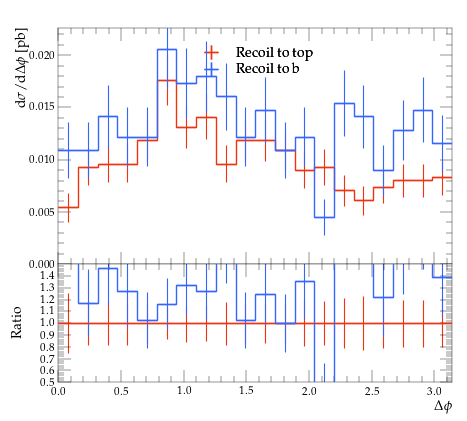

This figure's Python source:
#! /usr/bin/env python

# This Python script was auto-generated using YODA v2.0.2.
# Analysis object: /MC_TTBAR/onelep_jetl_1_jetl_2_dphi
# Timestamp: 31-07-2026 (12:23:23)

import matplotlib as mpl
import matplotlib.pyplot as plt
mpl.use('Agg') # comment out for interactive use
import os
import numpy as np

plotDir = os.path.split(os.path.realpath(__file__))[0]
if 'YODA_USER_PLOT_PATH' in globals():
    plot_outdir = globals()['YODA_USER_PLOT_PATH']
else:
    plot_outdir = plotDir

#plot style
plt.style.use(os.path.join(plotDir, '../default.mplstyle'))
# plot metadata
figW, figH = plt.rcParams['figure.figsize']
ax_xLabel = r'$\Delta \phi$'
ax_yLabel = r'$\mathrm{d}\sigma/\mathrm{d}\Delta \phi$ [pb]'
ax_title  = r''
ax_xScale = 'linear'
ax_yScale = 'linear'
xLims = (0.0, 3.141593)
yLims = (0.0, 0.022630201000000003)

# TeX-friendly labels for the legend
labels = {
    'legend' : ([ r"Recoil to top", r"Recoil to b" ], r""),
}

# Adjust canvas width and height
canvasW = 10.0
canvasH = 9.0
figW *= canvasW/10.
figH *= canvasH/9.

# Create figure and axis objects
fig, (ax, ratio0_ax) = plt.subplots(2, 1, sharex=True,
                  figsize=(figW,figH), gridspec_kw={'height_ratios': (6.0, 3.0)})

# Set figure margins
plt.subplots_adjust(
    left   = 1.0 * plt.rcParams['figure.subplot.left'],
    right  = 1.0 * plt.rcParams['figure.subplot.right'],
    top    = 1.0 * plt.rcParams['figure.subplot.top'],
    bottom = 1.0 * plt.rcParams['figure.subplot.bottom'])

ratio0_ax.yaxis.set_major_locator(mpl.ticker.MultipleLocator(0.1))
ratio0_ax.set_ylim(0.5, 1.4999)
ratio0_ax.set_ylabel('Ratio')

# the numerical data is stored in a separate file
dataf = dict()
prefix = os.path.split(__file__)[0]
if prefix:    prefix = prefix + '/'
exec(open(prefix+'onelep_jetl_1_jetl_2_dphi__data.py').read(), dataf)


legend_handles = dict() # keep track of handles for the legend

# style options for curves
# starts at zorder>=5 to draw curve on top of legend
styles = {
  'recoil_t': {
    'color' : '#EE3311',
    'linestyle' : '-',
    'linewidth' : 1,
    'marker' : 'none',
    'markersize' : 2,
    'capsize' : 0.0,
    'zorder' : 5,
    'histstyle' : 1,
    'drawstyle' : 'steps-pre',
    'xerrorbars' : 1,
    'yerrorbars' : 1,
    'fillcolor' : None,
    'fillopacity' : 1.0,
    'ratio0_linestyle' : '-',
    'ratio0_linewidth' : 1,
    'ratio0_marker' : 'none',
    'ratio0_markersize' : 2,
    'ratio0_capsize' : 0.0,
    'ratio0_zorder' : 5,
    'ratio0_histstyle' : 1,
    'ratio0_drawstyle' : 'steps-pre',
    'ratio0_xerrorbars' : 1,
    'ratio0_yerrorbars' : 1,
  },
  'recoil_b': {
    'color' : '#3366FF',
    'linestyle' : '-',
    'linewidth' : 1,
    'marker' : 'none',
    'markersize' : 2,
    'capsize' : 0.0,
    'zorder' : 6,
    'histstyle' : 1,
    'drawstyle' : 'steps-pre',
    'xerrorbars' : 1,
    'yerrorbars' : 1,
    'fillcolor' : None,
    'fillopacity' : 1.0,
    'ratio0_linestyle' : '-',
    'ratio0_linewidth' : 1,
    'ratio0_marker' : 'none',
    'ratio0_markersize' : 2,
    'ratio0_capsize' : 0.0,
    'ratio0_zorder' : 6,
    'ratio0_histstyle' : 1,
    'ratio0_drawstyle' : 'steps-pre',
    'ratio0_xerrorbars' : 1,
    'ratio0_yerrorbars' : 1,
  },
}

# curve from input yoda files in main panel
for label, yvals in dataf['yvals'].items():
    if all(np.isnan(v) for v in dataf['yvals'][label]):
        continue
    tmp = None
    if styles[label]['histstyle']: # draw as histogram
        xpos = dataf['xedges'][label] if styles[label]['drawstyle'] else dataf['xpoints'][label]
        ypos = np.insert(yvals, 0, yvals[0]) if styles[label]['drawstyle'] else yvals
        if styles[label]['fillcolor']: # fill area below curve
            ax.fill_between(xpos, ypos, step='pre',
                            color=styles[label]['fillcolor'],
                            alpha=styles[label]['fillopacity'])
        tmp, = ax.plot(xpos, ypos,
                       color=styles[label]['color'],
                       linestyle=styles[label]['linestyle'],
                       linewidth=styles[label]['linewidth'],
                       drawstyle=styles[label]['drawstyle'], solid_joinstyle='miter',
                       zorder=styles[label]['zorder'], label=label)
    tmp = ax.errorbar(dataf['xpoints'][label], yvals,
                      xerr=np.array(dataf['xerrs'][label])*styles[label]['xerrorbars'],
                      yerr=np.array(dataf['yerrs'][label])*styles[label]['yerrorbars'],
                      fmt=styles[label]['marker'], capsize=styles[label]['capsize'],
                      markersize=styles[label]['markersize'],
                      ecolor=styles[label]['color'],
                      color=styles[label]['color'], zorder=styles[label]['zorder'])
    tmp[-1][0].set_linestyle(styles[label]['linestyle'])
    tmp[-1][0].set_linewidth(styles[label]['linewidth'])
    if label in dataf['add_legend_handle']:  legend_handles[label] = tmp
    for varLabel in dataf['variation_yvals'].keys():
        if varLabel.startswith(label):
            tmp, = ax.plot(dataf['xedges'][label], dataf['variation_yvals'][varLabel],
                           color=styles[label]['color'],
                           linestyle=styles[label]['linestyle'],
                           linewidth=styles[label]['linewidth'],
                           drawstyle='steps-pre', solid_joinstyle='miter',
                           zorder=styles[label]['zorder'], alpha=0.5)


# plots on ratio panel
# curve from input yoda files in ratio panel
for label, yvals in dataf['ratio0_yvals'].items():
    if all(np.isnan(v) for v in yvals):
        continue
    if styles[label]['ratio0_histstyle']: # plot as histogram
        xpos = dataf['xedges']['recoil_t'] if styles[label]['ratio0_drawstyle'] else dataf['xpoints']['recoil_t']
        ypos = np.insert(yvals, 0, yvals[0]) if styles[label]['ratio0_drawstyle'] else yvals
        ratio0_ax.plot(xpos, ypos,
                       color=styles[label]['color'],
                       linewidth=styles[label]['linewidth'],
                       linestyle=styles[label]['ratio0_linestyle'],
                       drawstyle=styles[label]['ratio0_drawstyle'], zorder=styles[label]['zorder'],
                       solid_joinstyle='miter')
    tmp = ratio0_ax.errorbar(dataf['xpoints']['recoil_t'], yvals,
                             xerr=np.array(dataf['ref_xerrs'])*styles[label]['ratio0_xerrorbars'],
                             yerr=np.array(dataf['ratio0_yerrs'][label])*styles[label]['ratio0_yerrorbars'],
                             fmt=styles[label]['ratio0_marker'], capsize=styles[label]['ratio0_capsize'],
                             markersize=styles[label]['ratio0_markersize'],
                             ecolor=styles[label]['color'],
                             color=styles[label]['color'])
    tmp[-1][0].set_linestyle(styles[label]['ratio0_linestyle'])
    tmp[-1][0].set_linewidth(styles[label]['ratio0_linewidth'])

    for varlabel in dataf['ratio0_variation_vals'].keys():
        if varlabel.startswith(label):
            ratio0_ax.plot(dataf['xedges']['recoil_t'],
                            dataf['ratio0_variation_vals'][varlabel],
                            color=styles[label]['color'],
                            linestyle=styles[label]['linestyle'],
                            linewidth=styles[label]['linewidth'],
                            drawstyle='steps-pre', solid_joinstyle='miter',
                            zorder=1, alpha=0.5)

legend_items = list(legend_handles.values())
ax.add_artist(ax.legend(legend_items,
                        labels['legend'][0],
                        title=labels['legend'][1],
                        alignment='left',
                        loc='upper center',
                        bbox_to_anchor=(0.5, 0.97)))

# set plot metadata as defined above
ratio0_ax.set_xlabel(ax_xLabel)
ratio0_ax.xaxis.set_label_coords(1., -0.15)
ax.set_ylabel(ax_yLabel, ha='right', va='top')
ax.yaxis.set_label_coords(-0.11, 1.0)
ax.set_title(ax_title, loc='left')
ax.set_xscale(ax_xScale)
ax.set_yscale(ax_yScale)
ax.set_xlim(xLims)
ax.set_ylim(yLims)

# tick formatting
plt.rcParams['xtick.top'] = True
plt.rcParams['ytick.right'] = True
fig.align_ylabels((ax, ratio0_ax))
plt.savefig(os.path.join(plot_outdir, 'onelep_jetl_1_jetl_2_dphi.pdf'), format='PDF')
plt.savefig(os.path.join(plot_outdir, 'onelep_jetl_1_jetl_2_dphi.png'), format='PNG')

plt.close(fig)
